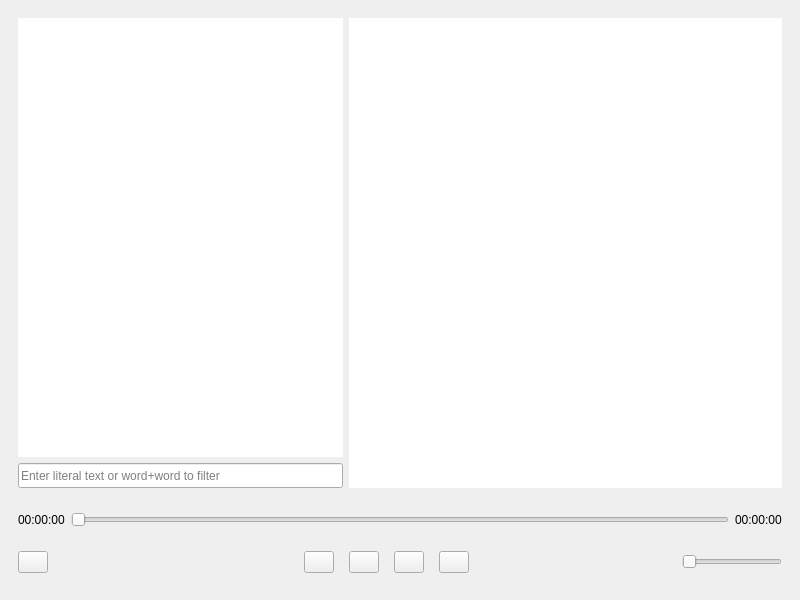
<?xml version="1.0" encoding="UTF-8"?>
<ui version="4.0">
 <class>MainWindow</class>
 <widget class="QMainWindow" name="MainWindow">
  <property name="geometry">
   <rect>
    <x>0</x>
    <y>0</y>
    <width>800</width>
    <height>600</height>
   </rect>
  </property>
  <property name="sizePolicy">
   <sizepolicy hsizetype="Preferred" vsizetype="Expanding">
    <horstretch>0</horstretch>
    <verstretch>19</verstretch>
   </sizepolicy>
  </property>
  <property name="minimumSize">
   <size>
    <width>640</width>
    <height>480</height>
   </size>
  </property>
  <property name="focusPolicy">
   <enum>Qt::NoFocus</enum>
  </property>
  <property name="windowTitle">
   <string>Kodi Classical - Remote</string>
  </property>
  <widget class="QWidget" name="centralwidget">
   <property name="sizePolicy">
    <sizepolicy hsizetype="Expanding" vsizetype="Expanding">
     <horstretch>0</horstretch>
     <verstretch>0</verstretch>
    </sizepolicy>
   </property>
   <layout class="QGridLayout" name="gridLayout_2">
    <item row="0" column="0">
     <layout class="QHBoxLayout" name="horizontalLayout" stretch="3,4">
      <property name="sizeConstraint">
       <enum>QLayout::SetDefaultConstraint</enum>
      </property>
      <property name="leftMargin">
       <number>9</number>
      </property>
      <property name="topMargin">
       <number>9</number>
      </property>
      <property name="rightMargin">
       <number>9</number>
      </property>
      <item>
       <widget class="QStackedWidget" name="stackedWidget">
        <property name="sizePolicy">
         <sizepolicy hsizetype="Expanding" vsizetype="Expanding">
          <horstretch>0</horstretch>
          <verstretch>0</verstretch>
         </sizepolicy>
        </property>
        <property name="minimumSize">
         <size>
          <width>296</width>
          <height>0</height>
         </size>
        </property>
        <property name="currentIndex">
         <number>0</number>
        </property>
        <widget class="QWidget" name="page">
         <property name="sizePolicy">
          <sizepolicy hsizetype="Expanding" vsizetype="Preferred">
           <horstretch>0</horstretch>
           <verstretch>0</verstretch>
          </sizepolicy>
         </property>
         <layout class="QGridLayout" name="gridLayout">
          <property name="leftMargin">
           <number>0</number>
          </property>
          <property name="topMargin">
           <number>0</number>
          </property>
          <property name="rightMargin">
           <number>0</number>
          </property>
          <property name="bottomMargin">
           <number>0</number>
          </property>
          <item row="0" column="0">
           <layout class="QVBoxLayout" name="verticalLayoutPlaylist" stretch="0,0">
            <property name="sizeConstraint">
             <enum>QLayout::SetDefaultConstraint</enum>
            </property>
            <item>
             <widget class="QListView" name="listView">
              <property name="sizePolicy">
               <sizepolicy hsizetype="Expanding" vsizetype="Expanding">
                <horstretch>0</horstretch>
                <verstretch>0</verstretch>
               </sizepolicy>
              </property>
              <property name="minimumSize">
               <size>
                <width>296</width>
                <height>0</height>
               </size>
              </property>
              <property name="frameShape">
               <enum>QFrame::NoFrame</enum>
              </property>
              <property name="frameShadow">
               <enum>QFrame::Plain</enum>
              </property>
              <property name="editTriggers">
               <set>QAbstractItemView::NoEditTriggers</set>
              </property>
             </widget>
            </item>
            <item>
             <widget class="QLineEdit" name="lineEditFilter">
              <property name="minimumSize">
               <size>
                <width>0</width>
                <height>25</height>
               </size>
              </property>
              <property name="maximumSize">
               <size>
                <width>16777215</width>
                <height>25</height>
               </size>
              </property>
              <property name="baseSize">
               <size>
                <width>0</width>
                <height>25</height>
               </size>
              </property>
              <property name="toolTip">
               <string notr="true">&lt;html&gt;&lt;head/&gt;&lt;body&gt;&lt;p&gt;Filter playlist items by literal text or keywords. Keywords can be whole words or word beginnings separated by the + character. There is no need for accented characters in proper names, (playlist diacritics will be decoded before matching).&lt;br&gt;&lt;/p&gt;&lt;/body&gt;&lt;/html&gt;</string>
              </property>
              <property name="toolTipDuration">
               <number>10000</number>
              </property>
              <property name="frame">
               <bool>true</bool>
              </property>
              <property name="placeholderText">
               <string notr="true">Enter literal text or word+word to filter</string>
              </property>
              <property name="clearButtonEnabled">
               <bool>true</bool>
              </property>
             </widget>
            </item>
           </layout>
          </item>
         </layout>
        </widget>
        <widget class="QWidget" name="page_2">
         <property name="sizePolicy">
          <sizepolicy hsizetype="Expanding" vsizetype="Preferred">
           <horstretch>0</horstretch>
           <verstretch>0</verstretch>
          </sizepolicy>
         </property>
         <property name="styleSheet">
          <string notr="true"/>
         </property>
         <layout class="QGridLayout" name="gridLayout_3" columnstretch="1">
          <property name="leftMargin">
           <number>0</number>
          </property>
          <property name="topMargin">
           <number>0</number>
          </property>
          <property name="rightMargin">
           <number>0</number>
          </property>
          <property name="bottomMargin">
           <number>0</number>
          </property>
          <item row="0" column="0">
           <widget class="QFrame" name="frameLoading">
            <property name="frameShape">
             <enum>QFrame::NoFrame</enum>
            </property>
            <property name="frameShadow">
             <enum>QFrame::Plain</enum>
            </property>
            <layout class="QHBoxLayout" name="horizontalLayout_3" stretch="1,3,1">
             <item>
              <spacer name="horizontalSpacerLeft">
               <property name="orientation">
                <enum>Qt::Horizontal</enum>
               </property>
               <property name="sizeHint" stdset="0">
                <size>
                 <width>56</width>
                 <height>20</height>
                </size>
               </property>
              </spacer>
             </item>
             <item>
              <layout class="QVBoxLayout" name="verticalLayout">
               <property name="spacing">
                <number>6</number>
               </property>
               <property name="sizeConstraint">
                <enum>QLayout::SetDefaultConstraint</enum>
               </property>
               <item>
                <spacer name="verticalSpacerTop">
                 <property name="orientation">
                  <enum>Qt::Vertical</enum>
                 </property>
                 <property name="sizeHint" stdset="0">
                  <size>
                   <width>20</width>
                   <height>40</height>
                  </size>
                 </property>
                </spacer>
               </item>
               <item>
                <widget class="QProgressBar" name="progressBar">
                 <property name="minimum">
                  <number>0</number>
                 </property>
                 <property name="maximum">
                  <number>100</number>
                 </property>
                 <property name="value">
                  <number>10</number>
                 </property>
                 <property name="textVisible">
                  <bool>false</bool>
                 </property>
                </widget>
               </item>
               <item alignment="Qt::AlignHCenter">
                <widget class="QLabel" name="labelLoading">
                 <property name="font">
                  <font>
                   <pointsize>12</pointsize>
                  </font>
                 </property>
                 <property name="frameShape">
                  <enum>QFrame::NoFrame</enum>
                 </property>
                 <property name="frameShadow">
                  <enum>QFrame::Plain</enum>
                 </property>
                 <property name="text">
                  <string>Loading ...</string>
                 </property>
                 <property name="alignment">
                  <set>Qt::AlignCenter</set>
                 </property>
                </widget>
               </item>
               <item>
                <spacer name="verticalSpacerBottom">
                 <property name="orientation">
                  <enum>Qt::Vertical</enum>
                 </property>
                 <property name="sizeHint" stdset="0">
                  <size>
                   <width>20</width>
                   <height>40</height>
                  </size>
                 </property>
                </spacer>
               </item>
              </layout>
             </item>
             <item>
              <spacer name="horizontalSpacerRight">
               <property name="orientation">
                <enum>Qt::Horizontal</enum>
               </property>
               <property name="sizeHint" stdset="0">
                <size>
                 <width>56</width>
                 <height>20</height>
                </size>
               </property>
              </spacer>
             </item>
            </layout>
           </widget>
          </item>
         </layout>
        </widget>
       </widget>
      </item>
      <item>
       <widget class="QStackedWidget" name="stackedWidgetDetails">
        <property name="sizePolicy">
         <sizepolicy hsizetype="Expanding" vsizetype="Expanding">
          <horstretch>55</horstretch>
          <verstretch>0</verstretch>
         </sizepolicy>
        </property>
        <property name="focusPolicy">
         <enum>Qt::NoFocus</enum>
        </property>
        <property name="styleSheet">
         <string notr="true"/>
        </property>
        <property name="frameShape">
         <enum>QFrame::NoFrame</enum>
        </property>
        <property name="frameShadow">
         <enum>QFrame::Plain</enum>
        </property>
        <widget class="QWidget" name="pageDetails">
         <layout class="QGridLayout" name="gridLayout_4">
          <property name="leftMargin">
           <number>0</number>
          </property>
          <property name="topMargin">
           <number>0</number>
          </property>
          <property name="rightMargin">
           <number>0</number>
          </property>
          <property name="bottomMargin">
           <number>0</number>
          </property>
          <item row="0" column="0">
           <widget class="QTextEdit" name="textEditBrowsing">
            <property name="focusPolicy">
             <enum>Qt::NoFocus</enum>
            </property>
            <property name="frameShape">
             <enum>QFrame::NoFrame</enum>
            </property>
            <property name="frameShadow">
             <enum>QFrame::Plain</enum>
            </property>
            <property name="lineWidth">
             <number>1</number>
            </property>
            <property name="readOnly">
             <bool>true</bool>
            </property>
            <property name="placeholderText">
             <string/>
            </property>
           </widget>
          </item>
         </layout>
        </widget>
       </widget>
      </item>
     </layout>
    </item>
    <item row="1" column="0">
     <layout class="QVBoxLayout" name="verticalLayoutControls">
      <property name="spacing">
       <number>0</number>
      </property>
      <property name="leftMargin">
       <number>9</number>
      </property>
      <property name="topMargin">
       <number>9</number>
      </property>
      <property name="rightMargin">
       <number>9</number>
      </property>
      <property name="bottomMargin">
       <number>9</number>
      </property>
      <item>
       <widget class="QWidget" name="widgetPlaying" native="true">
        <layout class="QHBoxLayout" name="horizontalLayout_6">
         <property name="leftMargin">
          <number>0</number>
         </property>
         <property name="rightMargin">
          <number>0</number>
         </property>
         <item>
          <layout class="QHBoxLayout" name="horizontalLayoutPlaying">
           <item>
            <widget class="QLabel" name="labelCurrentPosition">
             <property name="text">
              <string>00:00:00</string>
             </property>
            </widget>
           </item>
           <item>
            <widget class="QSlider" name="horizontalSliderSeek">
             <property name="focusPolicy">
              <enum>Qt::NoFocus</enum>
             </property>
             <property name="maximum">
              <number>99999</number>
             </property>
             <property name="singleStep">
              <number>100</number>
             </property>
             <property name="pageStep">
              <number>10000</number>
             </property>
             <property name="tracking">
              <bool>false</bool>
             </property>
             <property name="orientation">
              <enum>Qt::Horizontal</enum>
             </property>
            </widget>
           </item>
           <item alignment="Qt::AlignRight">
            <widget class="QLabel" name="labelDuration">
             <property name="text">
              <string>00:00:00</string>
             </property>
            </widget>
           </item>
          </layout>
         </item>
        </layout>
       </widget>
      </item>
      <item>
       <widget class="QWidget" name="widgetPlayerControls" native="true">
        <property name="sizePolicy">
         <sizepolicy hsizetype="Expanding" vsizetype="Fixed">
          <horstretch>0</horstretch>
          <verstretch>0</verstretch>
         </sizepolicy>
        </property>
        <property name="layoutDirection">
         <enum>Qt::LeftToRight</enum>
        </property>
        <layout class="QHBoxLayout" name="horizontalLayout_2">
         <property name="leftMargin">
          <number>0</number>
         </property>
         <property name="rightMargin">
          <number>0</number>
         </property>
         <item>
          <layout class="QHBoxLayout" name="horizontalLayoutAll" stretch="0,10,16,8,4">
           <property name="topMargin">
            <number>6</number>
           </property>
           <item>
            <widget class="QPushButton" name="pushButtonCombine">
             <property name="sizePolicy">
              <sizepolicy hsizetype="Minimum" vsizetype="Fixed">
               <horstretch>0</horstretch>
               <verstretch>0</verstretch>
              </sizepolicy>
             </property>
             <property name="maximumSize">
              <size>
               <width>30</width>
               <height>25</height>
              </size>
             </property>
             <property name="baseSize">
              <size>
               <width>0</width>
               <height>0</height>
              </size>
             </property>
             <property name="toolTip">
              <string notr="true">Combine items from all playlists.</string>
             </property>
             <property name="toolTipDuration">
              <number>5000</number>
             </property>
             <property name="text">
              <string/>
             </property>
             <property name="iconSize">
              <size>
               <width>25</width>
               <height>20</height>
              </size>
             </property>
            </widget>
           </item>
           <item>
            <spacer name="horizontalSpacer">
             <property name="orientation">
              <enum>Qt::Horizontal</enum>
             </property>
             <property name="sizeType">
              <enum>QSizePolicy::Expanding</enum>
             </property>
             <property name="sizeHint" stdset="0">
              <size>
               <width>100</width>
               <height>20</height>
              </size>
             </property>
            </spacer>
           </item>
           <item>
            <layout class="QHBoxLayout" name="horizontalLayoutButtons">
             <property name="spacing">
              <number>15</number>
             </property>
             <item>
              <widget class="QPushButton" name="pushButtonSkipBackward">
               <property name="sizePolicy">
                <sizepolicy hsizetype="Fixed" vsizetype="Fixed">
                 <horstretch>0</horstretch>
                 <verstretch>0</verstretch>
                </sizepolicy>
               </property>
               <property name="minimumSize">
                <size>
                 <width>0</width>
                 <height>0</height>
                </size>
               </property>
               <property name="maximumSize">
                <size>
                 <width>30</width>
                 <height>25</height>
                </size>
               </property>
               <property name="baseSize">
                <size>
                 <width>0</width>
                 <height>0</height>
                </size>
               </property>
               <property name="focusPolicy">
                <enum>Qt::StrongFocus</enum>
               </property>
               <property name="text">
                <string/>
               </property>
              </widget>
             </item>
             <item>
              <widget class="QPushButton" name="pushButtonPlay">
               <property name="sizePolicy">
                <sizepolicy hsizetype="Fixed" vsizetype="Fixed">
                 <horstretch>0</horstretch>
                 <verstretch>0</verstretch>
                </sizepolicy>
               </property>
               <property name="minimumSize">
                <size>
                 <width>0</width>
                 <height>0</height>
                </size>
               </property>
               <property name="maximumSize">
                <size>
                 <width>30</width>
                 <height>25</height>
                </size>
               </property>
               <property name="baseSize">
                <size>
                 <width>0</width>
                 <height>0</height>
                </size>
               </property>
               <property name="focusPolicy">
                <enum>Qt::StrongFocus</enum>
               </property>
               <property name="text">
                <string/>
               </property>
              </widget>
             </item>
             <item>
              <widget class="QPushButton" name="pushButtonStop">
               <property name="enabled">
                <bool>true</bool>
               </property>
               <property name="sizePolicy">
                <sizepolicy hsizetype="Fixed" vsizetype="Fixed">
                 <horstretch>0</horstretch>
                 <verstretch>0</verstretch>
                </sizepolicy>
               </property>
               <property name="maximumSize">
                <size>
                 <width>30</width>
                 <height>25</height>
                </size>
               </property>
               <property name="focusPolicy">
                <enum>Qt::StrongFocus</enum>
               </property>
               <property name="text">
                <string/>
               </property>
              </widget>
             </item>
             <item>
              <widget class="QPushButton" name="pushButtonSkipForward">
               <property name="sizePolicy">
                <sizepolicy hsizetype="Fixed" vsizetype="Fixed">
                 <horstretch>0</horstretch>
                 <verstretch>0</verstretch>
                </sizepolicy>
               </property>
               <property name="minimumSize">
                <size>
                 <width>0</width>
                 <height>0</height>
                </size>
               </property>
               <property name="maximumSize">
                <size>
                 <width>30</width>
                 <height>25</height>
                </size>
               </property>
               <property name="baseSize">
                <size>
                 <width>0</width>
                 <height>0</height>
                </size>
               </property>
               <property name="focusPolicy">
                <enum>Qt::StrongFocus</enum>
               </property>
               <property name="text">
                <string/>
               </property>
              </widget>
             </item>
            </layout>
           </item>
           <item alignment="Qt::AlignRight">
            <widget class="QPushButton" name="pushButtonMute">
             <property name="sizePolicy">
              <sizepolicy hsizetype="Fixed" vsizetype="Fixed">
               <horstretch>0</horstretch>
               <verstretch>0</verstretch>
              </sizepolicy>
             </property>
             <property name="maximumSize">
              <size>
               <width>30</width>
               <height>25</height>
              </size>
             </property>
             <property name="text">
              <string/>
             </property>
             <property name="flat">
              <bool>true</bool>
             </property>
            </widget>
           </item>
           <item>
            <widget class="QSlider" name="horizontalSliderVolume">
             <property name="sizePolicy">
              <sizepolicy hsizetype="Fixed" vsizetype="Fixed">
               <horstretch>0</horstretch>
               <verstretch>0</verstretch>
              </sizepolicy>
             </property>
             <property name="maximumSize">
              <size>
               <width>100</width>
               <height>16777215</height>
              </size>
             </property>
             <property name="orientation">
              <enum>Qt::Horizontal</enum>
             </property>
            </widget>
           </item>
          </layout>
         </item>
        </layout>
       </widget>
      </item>
     </layout>
    </item>
   </layout>
  </widget>
 </widget>
 <tabstops>
  <tabstop>listView</tabstop>
  <tabstop>lineEditFilter</tabstop>
  <tabstop>pushButtonCombine</tabstop>
  <tabstop>horizontalSliderSeek</tabstop>
  <tabstop>pushButtonSkipBackward</tabstop>
  <tabstop>pushButtonPlay</tabstop>
  <tabstop>pushButtonStop</tabstop>
  <tabstop>pushButtonSkipForward</tabstop>
  <tabstop>pushButtonMute</tabstop>
  <tabstop>horizontalSliderVolume</tabstop>
  <tabstop>stackedWidgetDetails</tabstop>
 </tabstops>
 <resources/>
 <connections/>
</ui>
